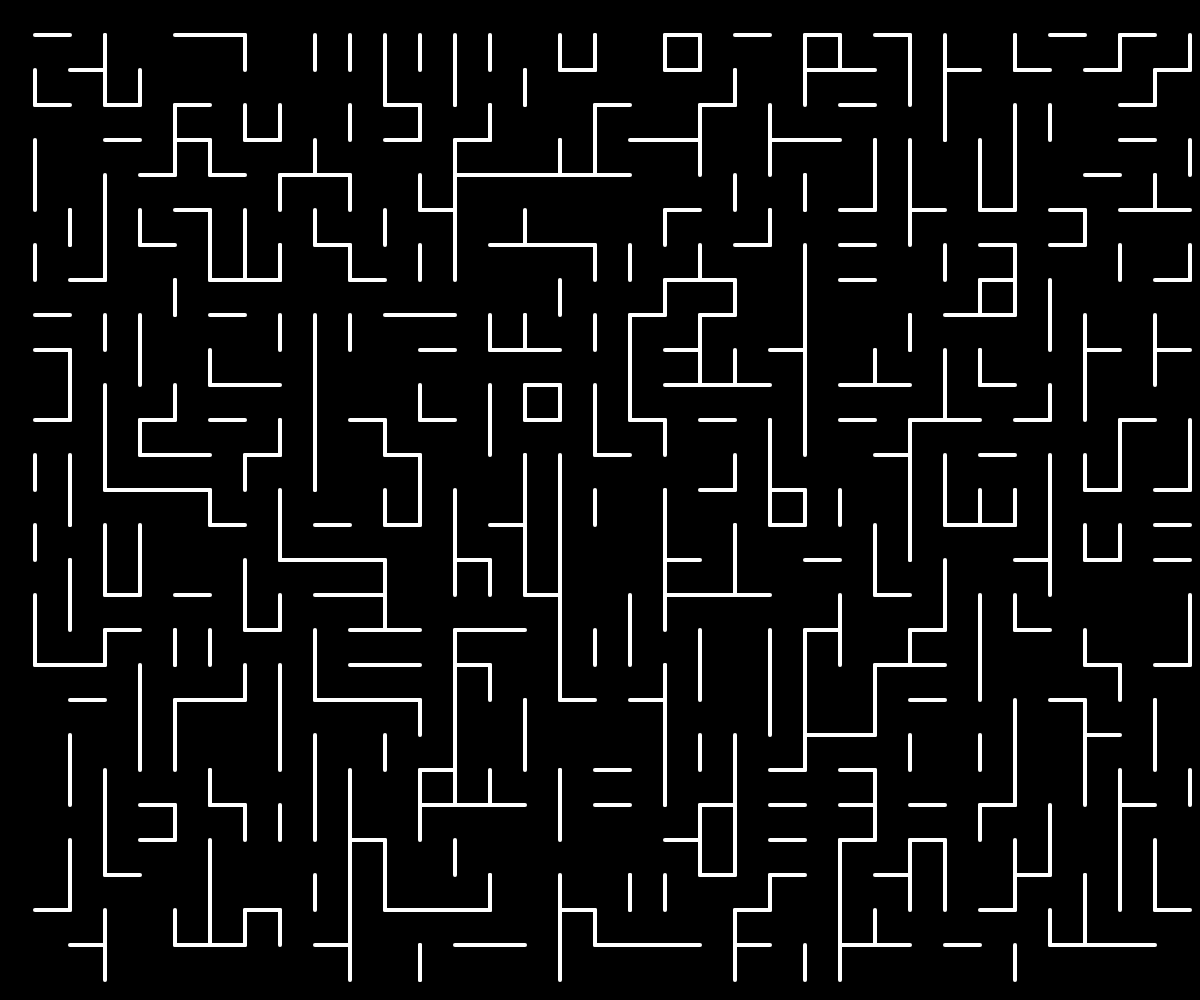
Frame 1 (no input)
Frame 60 (no input): identical to frame 1, image omitted
Frame 120 (the mouse pressed at the canvas centre since frame 60): identical to frame 1, image omitted

The p5.js sketch that drew this single still picture (run headless with seeded random() and noise() and a simulated clock; from frame 60 on, the mouse is pressed at the canvas centre):

// p5.js sketch
// ── sketch.js

var seed = 160;

var siz = 35;


function setup() {

    createCanvas(windowWidth, windowHeight);

    background(0);

    rectMode(CORNER);
    seed = random(1000);


}


function draw() {

    background(0);
   randomSeed(seed);
    strokeWeight(4)
    stroke(255)

    for (var i = siz; i < windowWidth - siz; i += siz) {
        for (var j = siz; j < windowHeight - siz; j += siz) {
            push()
            var rd = random(100)
            if(rd <25){
                line(i,j,i,j+siz);
            }
            else if (rd > 25 && rd <50){
                line(i+siz,j,i+siz,j+siz);
            }
            else if (rd > 50 && rd <75){
                line(i,j,i+siz,j);
            }
            else if (rd > 25 && rd <50){
                line(i+siz,j+siz,i+siz,j+siz);
            }

            pop()
        }
    }
}

function mouseReleased() {

    seed = random(1000);
    siz = int(random(10, 50))

}
